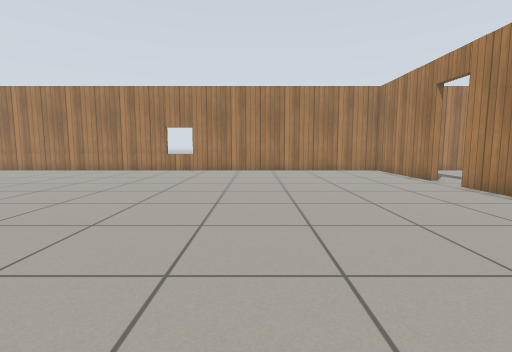
[1] (above)

19 first-person views from a walk through a robot-simulator world made for Gazebo. The camera is 0.72 m above the floor, tilts 6° down and sees 85° across. The floor is counted in squares, 0.5 m on a side. Each view is taken from the middle of a square. On the plan, view 1 faces up. The plan holds only what a view shows up to about 14 squares ahead; the rest is blank. The place goes on beyond the plan. Simple patterns stand in for the simulator's built-in surfaces.

[2]
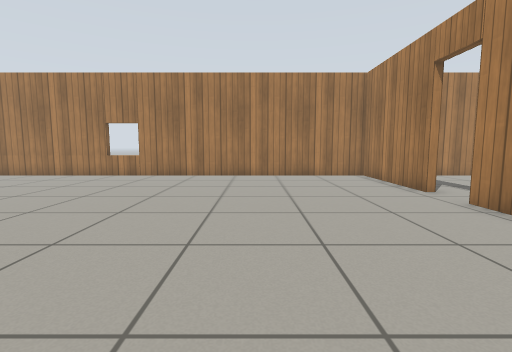

[3]
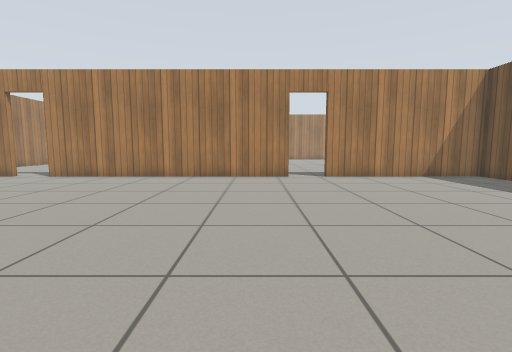

[4]
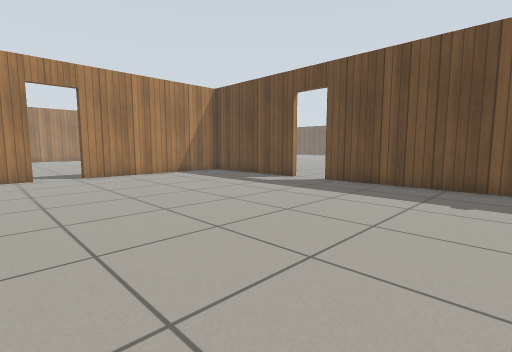

[5]
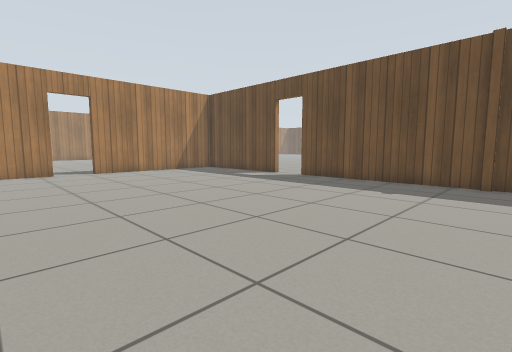

[6]
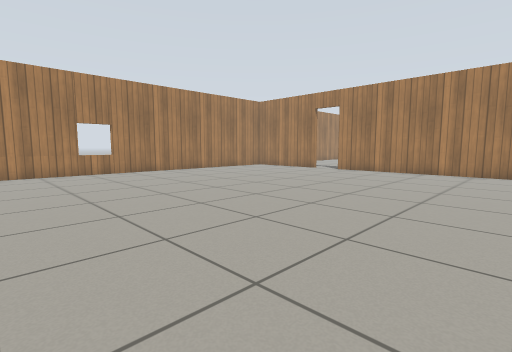

[7]
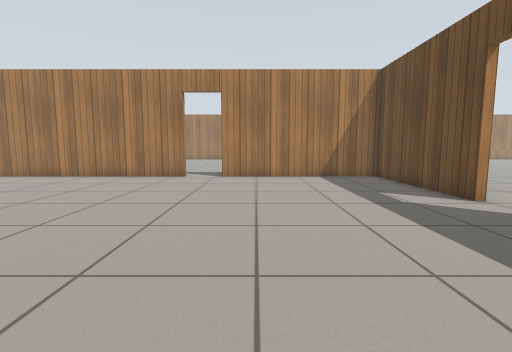

[8]
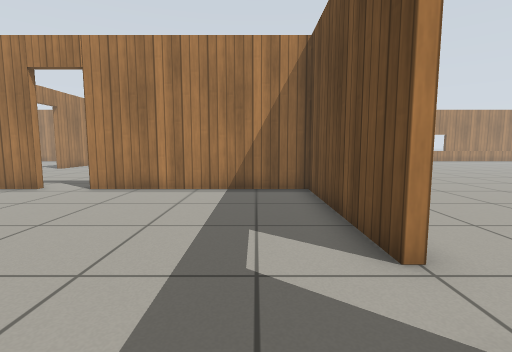

[9]
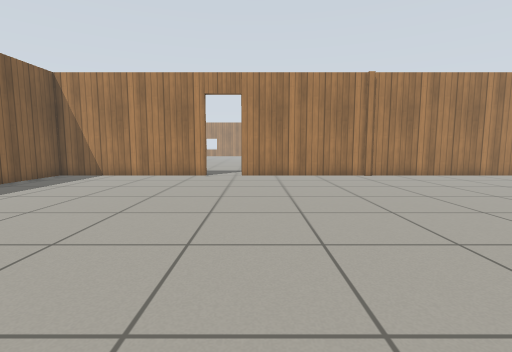

[10]
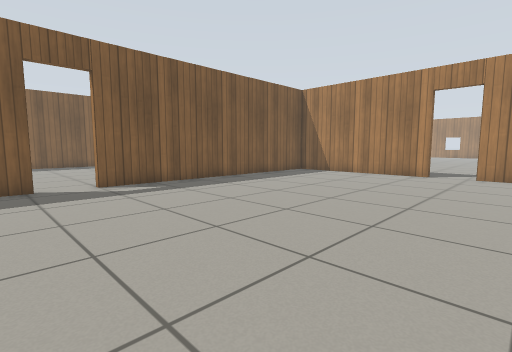

[11]
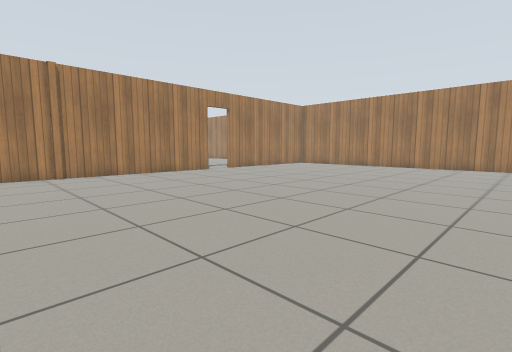

[12]
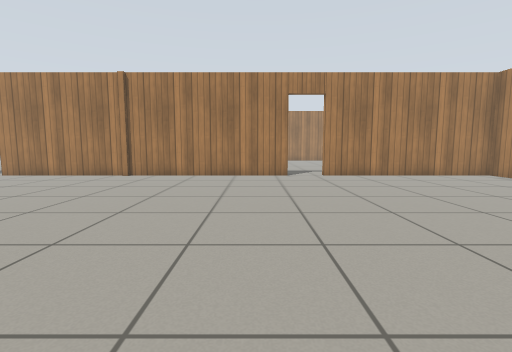

[13]
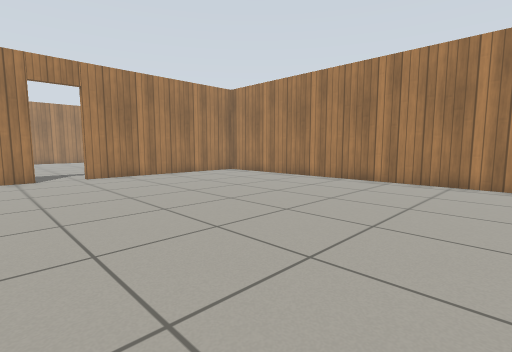

[14]
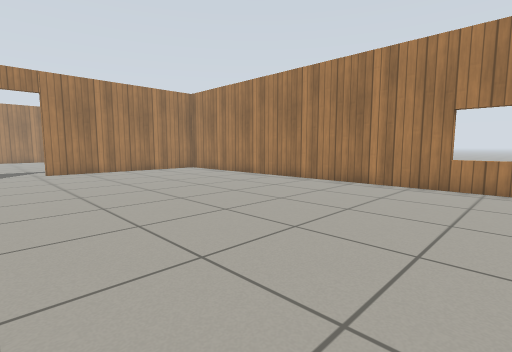

[15]
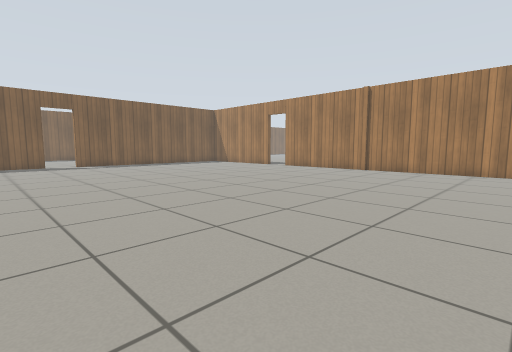

[16]
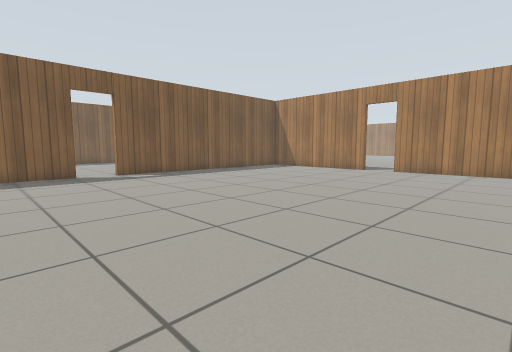

[17]
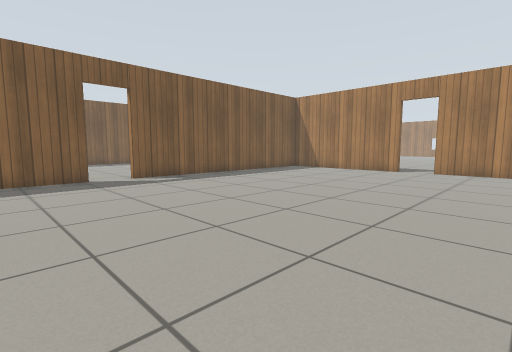

[18]
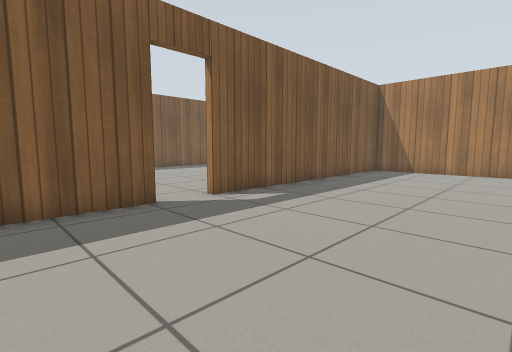

[19]
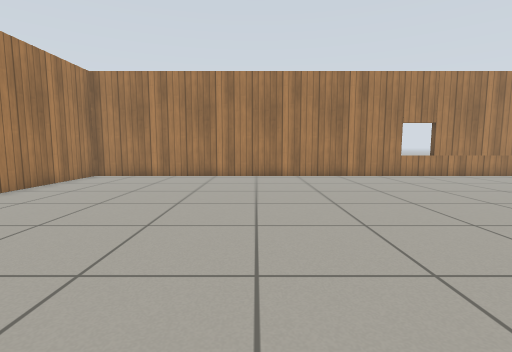

### Floor plan
Points are (right, up) in squares from view 1. A wall is a line through its corners. A room is listed if a view was taken in it or the views show most of it. See-through windows are left out.
Room 1 (views 1, 2, 3, 4, 5, 6, 7, 8)
walls: (7.4, -1.6) (7.4, 10); (7.4, 11.6) (7.4, 16.9) (-9.5, 16.9); (1.2, -10.8) (7.5, -10.8); (-7.9, -10.8) (-0.5, -10.8); (-8.6, -10.8) (-8, -10.8); (7.4, -11.1) (7.4, -3.4)
ways out: open door at (0.5, -11) to room 2; open door at (7.5, -2.5); open door at (7.7, 10.7)
Room 2 (views 9, 10, 11, 12, 13, 14, 15, 16, 17, 18, 19)
walls: (7.5, -11.1) (1.2, -11.1); (15.6, -11.1) (7.4, -11.1); (-0.5, -11.1) (-7.8, -11.1) (-7.8, -23.1); (-7.8, -24.8) (-7.8, -27.9); (25.7, -28.5) (25.7, -11.1) (17.4, -11.1)
ways out: open door at (0.5, -11) to room 1; open door at (-8, -23.5); open door at (16.5, -11)

Where each view was taken, in squares from view 1:
view 1: 0 up, 0 right, facing up
view 2: 3 up, 2 right, facing up
view 3: 0 up, 6 left, facing right
view 4: 0 up, 7 left, facing down-right
view 5: 1 up, 9 left, facing down-right
view 6: 1 up, 9 left, facing up-right
view 7: 5 down, 6 left, facing right
view 8: 9 down, 2 left, facing right
view 9: 25 down, 2 right, facing up
view 10: 26 down, 3 right, facing up-left
view 11: 26 down, 5 right, facing up-right
view 12: 25 down, 14 right, facing up
view 13: 25 down, 14 right, facing up-right
view 14: 28 down, 15 right, facing up-right
view 15: 28 down, 15 right, facing up-left
view 16: 28 down, 7 right, facing up-left
view 17: 28 down, 5 right, facing up-left
view 18: 28 down, 1 left, facing up-left
view 19: 19 down, 12 right, facing right
